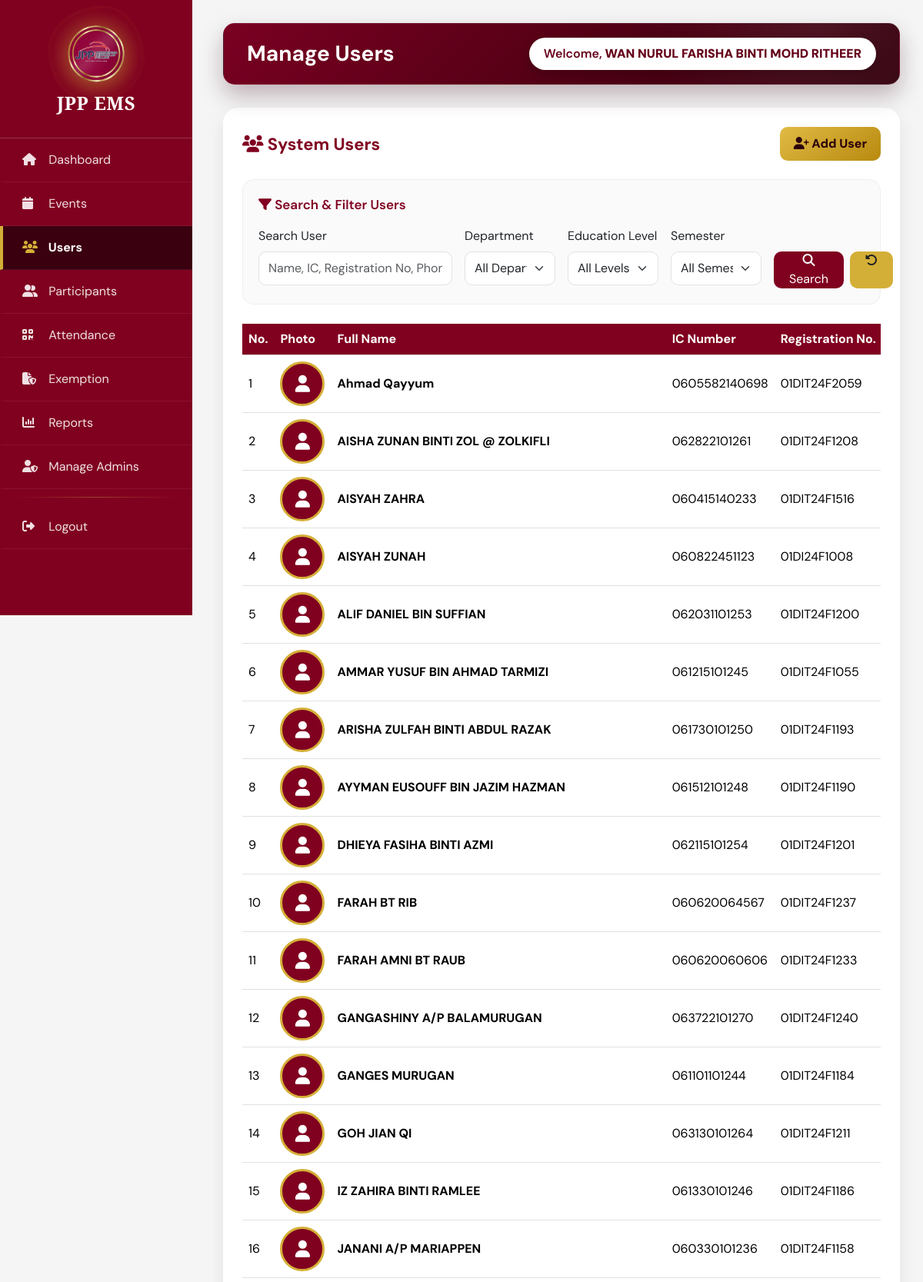
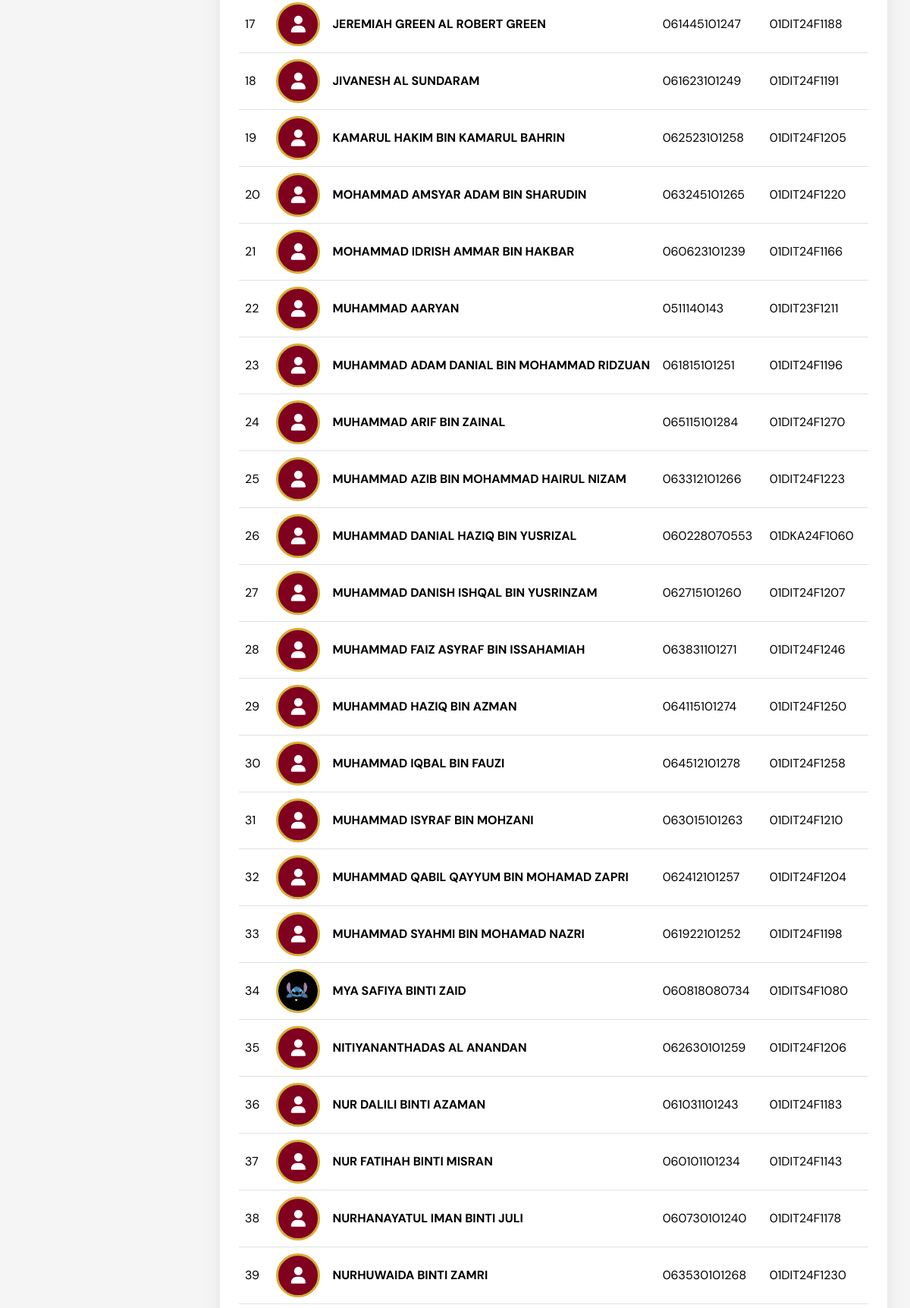
/ems/admin/manage_users.php (signed in, upper part), run on the app's committed database (2 pictures, top to bottom).
### tables this page shows
CREATE TABLE `users` (
  `user_id` int(100) NOT NULL,
  `full_name` varchar(100) NOT NULL,
  `ic_number` varchar(20) NOT NULL,
  `registration_no` varchar(30) NOT NULL,
  `education_level` varchar(50) DEFAULT NULL,
  `semester` int(11) NOT NULL,
  `phone` varchar(20) NOT NULL,
  `email` varchar(100) NOT NULL,
  `profile_picture` varchar(255) DEFAULT NULL,
  `department` varchar(50) DEFAULT NULL
);

### ems/admin/manage_users.php (the view, shortened to what this page needs)
<?php
include("../includes/db.php");
$search = isset($_GET['search'])
    ? trim($_GET['search'])
    : "";
$sql = "
    SELECT
        user_id,
        full_name,
        ic_number,
        registration_no,
        education_level,
        semester,
        phone,
        email,
        profile_picture,
        department
    FROM users
    WHERE 1=1
";
$sql .= " ORDER BY full_name ASC";
$stmt = mysqli_prepare($conn, $sql);
mysqli_stmt_execute($stmt);
$result = mysqli_stmt_get_result($stmt);
?>
<!DOCTYPE html>
<html lang="en">
<head>
<link
    href="https://cdn.jsdelivr.net/npm/bootstrap@5.3.3/dist/css/bootstrap.min.css"
    rel="stylesheet"
>
<link
    href="https://cdnjs.cloudflare.com/ajax/libs/font-awesome/6.5.2/css/all.min.css"
    rel="stylesheet"
>
</head>
<body>
<?php include("admin_menu.php"); ?>
<div class="main">
    <div class="topbar">
        <h3>
            Manage Users
        </h3>
        <div class="profile">
            Welcome,
            <b>
                <?php
                echo htmlspecialchars(
                    $_SESSION['admin_name']
                );
                ?>
            </b>
        </div>
    </div>
    <div class="user-card">
        <div class="user-header d-flex justify-content-between align-items-center mb-4">
            <div class="page-title">
                <i class="fa fa-users"></i>
                System Users
            </div>
            <a
                href="add_user.php"
                class="btn btn-add-user"
            >
                <i class="fa fa-user-plus"></i>
                Add User
            </a>
        </div>
        <div class="search-card">
            <div class="search-title">
                <i class="fa fa-filter"></i>
                Search & Filter Users
            </div>
            <form
                method="GET"
                action="manage_users.php"
            >
                <div class="row g-3">
                    <div class="col-lg-4 col-md-6">
                        <label class="form-label">
                            Search User
                        </label>
                        <input
                            type="text"
                            name="search"
                            class="form-control"
                            placeholder="Name, IC, Registration No, Phone, Email..."
                            value="<?php echo htmlspecialchars($search); ?>"
                        >
                    </div>
                    <div class="col-lg-2 col-md-6">
                        <label class="form-label">
                            Department
                        </label>
                        <select
                            name="department"
                            class="form-select"
                        >
                            <option value="">
                                All Departments
                            </option>
                        </select>
                    </div>
                    <div class="col-lg-2 col-md-6">
                        <label class="form-label">
                            Education Level
                        </label>
                        <select
                            name="education_level"
                            class="form-select"
                        >
                            <option value="">
                                All Levels
                            </option>
                        </select>
                    </div>
                    <div class="col-lg-2 col-md-6">
                        <label class="form-label">
                            Semester
                        </label>
                        <select
                            name="semester"
                            class="form-select"
                        >
                            <option value="">
                                All Semesters
                            </option>
                        </select>
                    </div>
                    <div class="col-lg-2 col-md-12">
                        <label class="form-label d-none d-lg-block">
                        </label>
                        <div class="d-flex gap-2">
                            <button
                                type="submit"
                                class="btn btn-search flex-fill"
                            >
                                <i class="fa fa-search"></i>
                                Search
                            </button>
                            <a
                                href="manage_users.php"
                                class="btn btn-reset"
                                title="Reset"
                            >
                                <i class="fa fa-rotate-left"></i>
                            </a>
                        </div>
                    </div>
                </div>
            </form>
        </div>
        <div class="table-responsive">
            <table class="table table-hover align-middle">
                <thead>
                    <tr>
                        <th>No.</th>
                        <th>Photo</th>
                        <th>Full Name</th>
                        <th>IC Number</th>
                        <th>Registration No.</th>
                    </tr>
                </thead>
                <tbody>
                <?php
                if (
                    $result &&
                    mysqli_num_rows($result) > 0
                ) {
                    $no = 1;
                    while (
                        $row =
                        mysqli_fetch_assoc($result)
                    ) {
                ?>
                    <tr>
                        <td>
                            <?php echo $no++; ?>
                        </td>
                        <td>
                            <?php
                            $photo = trim(
                                $row['profile_picture'] ?? ''
                            );
                            $photo_url = "";
                            if ($photo !== "") {
                                if (
                                    strpos($photo, 'http://') === 0 ||
                                    strpos($photo, 'https://') === 0
                                ) {
                                    $photo_url = $photo;
                                }
                                elseif (
                                    strpos($photo, 'uploads/profile/') === 0
                                ) {
                                    $photo_url = "../" . $photo;
                                }
                                elseif (
                                    strpos($photo, 'profile/') === 0
                                ) {
                                    $photo_url =
                                        "../uploads/" . $photo;
                                }
                                else {
                                    $photo_url =
                                        "../uploads/profile/" .
                                        basename($photo);
                                }
                            }
                            if ($photo_url !== "") {
                            ?>
                                <img
                                    src="<?php echo htmlspecialchars($photo_url); ?>"
                                    class="user-photo"
                                    alt="Profile Picture"
                                    onerror="this.style.display='none'; this.nextElementSibling.style.display='flex';"
                                >
                            <?php
                            }
                            else {
                            ?>
                                <div class="no-photo">
                                    <i class="fa fa-user"></i>
                                </div>
                            <?php
                            }
                            ?>
                        </td>
                        <td>
                            <strong>
                                <?php
                                echo htmlspecialchars(
                                    $row['full_name']
                                );
                                ?>
                            </strong>
                        </td>
                        <td>
                            <?php
                            echo htmlspecialchars(
                                $row['ic_number']
                            );
                            ?>
                        </td>
                        <td>
                            <?php
                            echo htmlspecialchars(
                                $row['registration_no']
                            );
                            ?>
                        </td>
                    </tr>
                <?php
                    }
                }
                ?>
                </tbody>
            </table>
        </div>
    </div>
</div>
</body>
</html>

### ems/admin/manage_users.php (style rules this page uses)
* { margin: 0; padding: 0; box-sizing: border-box; font-family:'DM Sans',sans-serif; }
body { background: #f5f5f5; }
.main { margin-left: 260px; padding: 30px; }
.topbar { background: white; padding: 18px 30px; border-radius: 15px; box-shadow: 0 10px 30px rgba(0,0,0,.08); display: flex; justify-content: space-between; align-items: center; margin-bottom: 30px; }
.topbar h3 { margin: 0; color: #800020; font-weight: bold; }
.profile { font-weight: 600; }
.user-card { background: white; padding: 25px; border-radius: 20px; box-shadow: 0 10px 25px rgba(0,0,0,.08); }
.page-title { font-size: 22px; font-weight: bold; color: #800020; }
.search-card { background: #fafafa; border: 1px solid #eeeeee; border-radius: 15px; padding: 20px; margin-bottom: 25px; }
.search-title { color: #800020; font-size: 17px; font-weight: 600; margin-bottom: 15px; }
.form-control, .form-select { border-radius: 10px; min-height: 44px; }
.btn-search { background: #800020; color: white; border: none; border-radius: 10px; min-height: 44px; padding: 0 20px; }
.btn-reset { background: #D4AF37; color: #222; border: none; border-radius: 10px; min-height: 44px; padding: 0 20px; }
.btn-add-user { background: linear-gradient(145deg,#e0bb45,#b8890f); color: #2b000b;font-weight:800; border: none; border-radius: 10px; padding: 10px 18px; }
.table { margin-bottom: 0; }
.table thead th { background: #800020; color: white; white-space: nowrap; vertical-align: middle; }
.table td { vertical-align: middle; white-space: nowrap; }
.user-photo { width: 58px; height: 58px; border-radius: 50%; object-fit: cover; border: 3px solid #D4AF37; display: block; }
.no-photo { width: 58px; height: 58px; border-radius: 50%; background: #800020; color: white; display: flex; align-items: center; justify-content: center; border: 3px solid #D4AF37; font-size: 22px; }

### ems/admin/admin_menu.php (style rules this page uses)
body .topbar, body .dashboard-hero { position:relative; background: radial-gradient(circle at 88% 12%,rgba(255,255,255,.08),transparent 28%), linear-gradient(135deg,#7a0022 0%,#560016 48%,#33000d 100%) !important; border:1px solid rgba(255,255,255,.08) !important; border-left:1px solid rgba(255,255,255,.08) !important; box-shadow:0 14px 30px rgba(52,0,18,.28) !important; color:#fff !important; backdrop-filter:none !important; }
body .topbar h3, body .topbar h4, body .dashboard-hero h1 { color:#fff !important; text-shadow:none; }
body .topbar > span, body .topbar .profile { padding:8px 18px !important; border-radius:30px !important; background:#fff !important; border:1px solid rgba(255,255,255,.7) !important; color:#650019 !important; font-weight:600; box-shadow:0 6px 14px rgba(0,0,0,.18) !important; }
body .topbar > span b, body .topbar .profile b, body .topbar > span i { color:#650019 !important }

### data on the page
users: full_name "Ahmad Qayyum", ic_number "0605582140698", registration_no "01DIT24F2059"
users: full_name "AISHA ZUNAN BINTI ZOL @ ZOLKIFLI", ic_number "062822101261", registration_no "01DIT24F1208"
users: full_name "AISYAH ZAHRA", ic_number "060415140233", registration_no "01DIT24F1516"
users: full_name "AISYAH ZUNAH", ic_number "060822451123", registration_no "01DI24F1008"
users: full_name "ALIF DANIEL BIN SUFFIAN", ic_number "062031101253", registration_no "01DIT24F1200"
users: full_name "AMMAR YUSUF BIN AHMAD TARMIZI", ic_number "061215101245", registration_no "01DIT24F1055"
users: full_name "ARISHA ZULFAH BINTI ABDUL RAZAK", ic_number "061730101250", registration_no "01DIT24F1193"
users: full_name "AYYMAN EUSOUFF BIN JAZIM HAZMAN", ic_number "061512101248", registration_no "01DIT24F1190"
users: full_name "DHIEYA FASIHA BINTI AZMI", ic_number "062115101254", registration_no "01DIT24F1201"
users: full_name "FARAH BT RIB", ic_number "060620064567", registration_no "01DIT24F1237"
users: full_name "FARAH AMNI BT RAUB", ic_number "060620060606", registration_no "01DIT24F1233"
users: full_name "GANGASHINY A/P BALAMURUGAN", ic_number "063722101270", registration_no "01DIT24F1240"
users: full_name "GANGES MURUGAN", ic_number "061101101244", registration_no "01DIT24F1184"
users: full_name "GOH JIAN QI", ic_number "063130101264", registration_no "01DIT24F1211"
users: full_name "IZ ZAHIRA BINTI RAMLEE", ic_number "061330101246", registration_no "01DIT24F1186"
users: full_name "JANANI A/P MARIAPPEN", ic_number "060330101236", registration_no "01DIT24F1158"
users: full_name "JEREMIAH GREEN AL ROBERT GREEN", ic_number "061445101247", registration_no "01DIT24F1188"
users: full_name "JIVANESH AL SUNDARAM", ic_number "061623101249", registration_no "01DIT24F1191"
users: full_name "KAMARUL HAKIM BIN KAMARUL BAHRIN", ic_number "062523101258", registration_no "01DIT24F1205"
users: full_name "MOHAMMAD AMSYAR ADAM BIN SHARUDIN", ic_number "063245101265", registration_no "01DIT24F1220"
users: full_name "MOHAMMAD IDRISH AMMAR BIN HAKBAR", ic_number "060623101239", registration_no "01DIT24F1166"
users: full_name "MUHAMMAD AARYAN", ic_number "0511140143", registration_no "01DIT23F1211"
users: full_name "MUHAMMAD ADAM DANIAL BIN MOHAMMAD RIDZUAN", ic_number "061815101251", registration_no "01DIT24F1196"
users: full_name "MUHAMMAD ARIF BIN ZAINAL", ic_number "065115101284", registration_no "01DIT24F1270"
users: full_name "MUHAMMAD AZIB BIN MOHAMMAD HAIRUL NIZAM", ic_number "063312101266", registration_no "01DIT24F1223"
users: full_name "MUHAMMAD DANIAL HAZIQ BIN YUSRIZAL", ic_number "060228070553", registration_no "01DKA24F1060"
users: full_name "MUHAMMAD DANISH ISHQAL BIN YUSRINZAM", ic_number "062715101260", registration_no "01DIT24F1207"
users: full_name "MUHAMMAD FAIZ ASYRAF BIN ISSAHAMIAH", ic_number "063831101271", registration_no "01DIT24F1246"
users: full_name "MUHAMMAD HAZIQ BIN AZMAN", ic_number "064115101274", registration_no "01DIT24F1250"
users: full_name "MUHAMMAD IQBAL BIN FAUZI", ic_number "064512101278", registration_no "01DIT24F1258"
users: full_name "MUHAMMAD ISYRAF BIN MOHZANI", ic_number "063015101263", registration_no "01DIT24F1210"
users: full_name "MUHAMMAD QABIL QAYYUM BIN MOHAMAD ZAPRI", ic_number "062412101257", registration_no "01DIT24F1204"
users: full_name "MUHAMMAD SYAHMI BIN MOHAMAD NAZRI", ic_number "061922101252", registration_no "01DIT24F1198"
users: profile_picture (picture), full_name "MYA SAFIYA BINTI ZAID", ic_number "060818080734", registration_no "01DITS4F1080"
users: full_name "NITIYANANTHADAS AL ANANDAN", ic_number "062630101259", registration_no "01DIT24F1206"
users: full_name "NUR DALILI BINTI AZAMAN", ic_number "061031101243", registration_no "01DIT24F1183"
users: full_name "NUR FATIHAH BINTI MISRAN", ic_number "060101101234", registration_no "01DIT24F1143"
users: full_name "NURHANAYATUL IMAN BINTI JULI", ic_number "060730101240", registration_no "01DIT24F1178"
users: full_name "NURHUWAIDA BINTI ZAMRI", ic_number "063530101268", registration_no "01DIT24F1230"

### other printed values
$_SESSION['admin_name'] "WAN NURUL FARISHA BINTI MOHD RITHEER"
